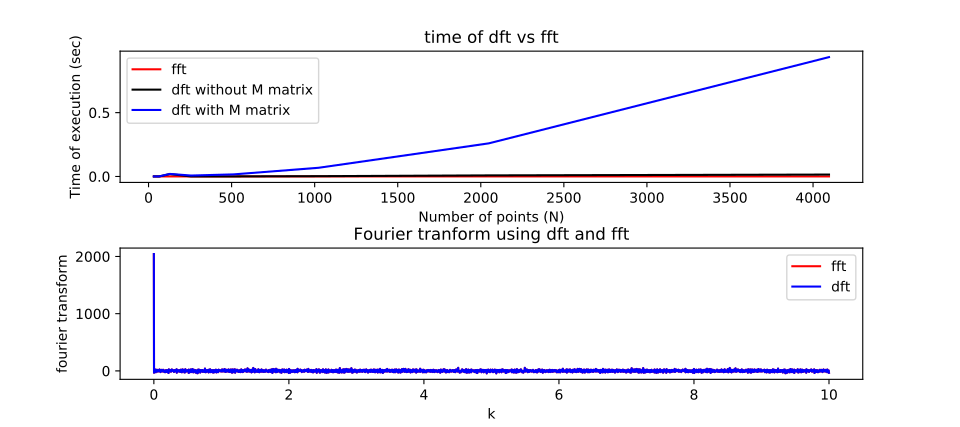

Here is the Python script that generated this plot:
"""
Author: Pruthvi Suryadevara
Email:  pruthvi.suryadevara@tifr.res.in
Time diffreence between DFT and FFT

"""

import numpy as np
import matplotlib.pyplot as plt
import numpy.fft as ft
import time

# Taking 8 points that are powere of 2
N_range = np.round(np.geomspace(2**5, 2**12, 8)).astype(int)
fft_time = []
dft_time = []
dft2_time = []
for N in N_range:
    np.random.seed(0)
    x = np.linspace(0, 10, N)
    Y = np.random.rand(N)          # Creating a random y of size n, to FFT
    strt_time = time.time()
    Yk_fft = ft.fft(Y)             # Perofomring FFT and recording time
    end_time = time.time()
    fft_time.append(end_time - strt_time)
    # Performing DFT and recording time, two times are recorded as
    # one which includes generation of M matrix and other without
    # as some libraries have M matrices stored in storage to improve time
    strt_time1 = time.time()
    M = np.zeros([N, N], dtype=np.complex)
    i = np.arange(N)                         
    k = np.reshape(i, (N, 1))
    M = np.exp(2j * i * k * np.pi / N)
    strt_time2 = time.time()
    Yk_dft = np.dot(M, Y)
    end_time1 = time.time()
    dft_time.append(end_time1 - strt_time1)
    dft2_time.append(end_time1 - strt_time2)


plt.subplot(2, 1, 1, title="time of dft vs fft")
plt.plot(N_range, np.array(fft_time), 'r', label="fft")
plt.plot(N_range, np.array(dft2_time), 'k', label="dft without M matrix")
plt.plot(N_range, np.array(dft_time), 'b', label="dft with M matrix")
plt.legend()
plt.xlabel("Number of points (N)")
plt.ylabel("Time of execution (sec)")

plt.subplot(2, 1, 2, title="Fourier tranform using dft and fft")
plt.plot(x, np.real(Yk_fft), 'r', label="fft")
plt.plot(x, np.real(Yk_dft), 'b', label="dft")
plt.legend()
plt.xlabel("k")
plt.ylabel("fourier transform")
plt.subplots_adjust(hspace=0.5)
plt.show()
